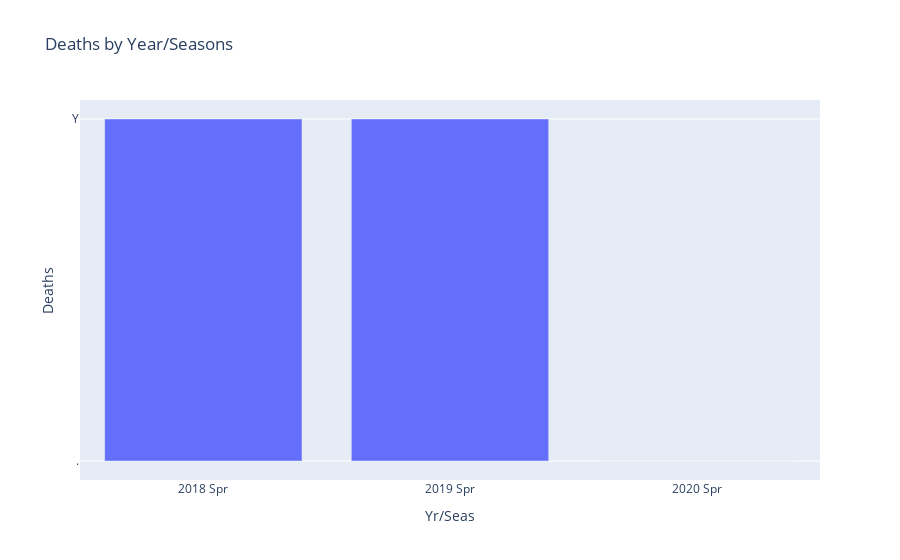

Here is the notebook cell this chart was saved with:
### Code cell
# Create a bar chart using Plotly

fig = go.Figure(data=[
    go.Bar(x=df_filtered['Yr/Seas'], y=df_filtered['Dth'])
])

fig.update_layout(
    title='Deaths by Year/Seasons',
    xaxis_title='Yr/Seas',
    yaxis_title='Deaths'
)

fig.show()

### Figure 1 — Plotly figure (JSON) as saved in the notebook; plotly's stock layout.template omitted (floating-point values rounded to 4 significant figures)
{"data": [{"type": "bar", "x": ["2018 Spr", "2018 Spr", "2019 Spr", "2019 Spr", "2020 Spr"], "y": [".", "Y", ".", "Y", "."]}], "layout": {"autosize": true, "title": {"text": "Deaths by Year/Seasons"}, "xaxis": {"autorange": true, "range": [-0.5, 2.5], "title": {"text": "Yr/Seas"}, "type": "category"}, "yaxis": {"autorange": true, "range": [-0.05556, 1.056], "title": {"text": "Deaths"}, "type": "category"}}}
